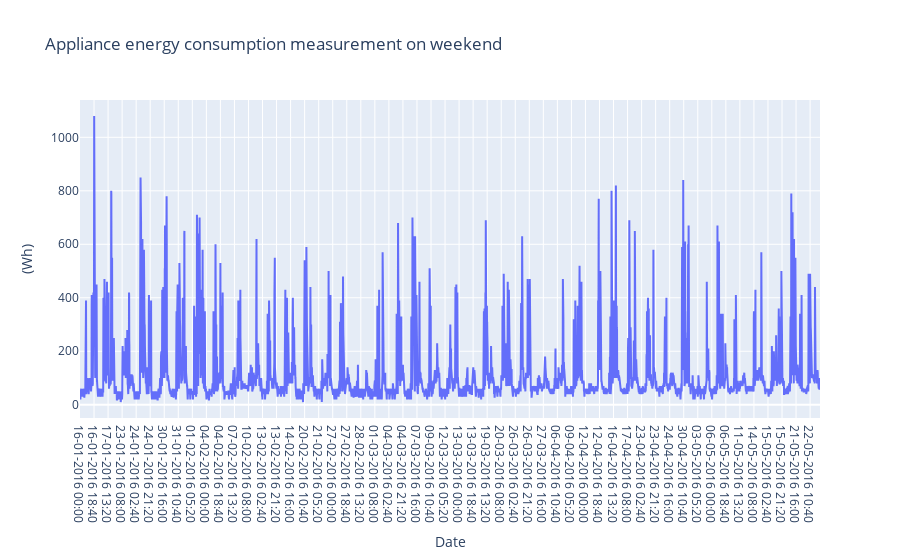

Notebook cell for this chart:
### Code cell
# Find rows with weekday 

temp_weekend =  energydata_complete_df[energydata_complete_df['WEEKDAY'] == 1]

# To understand the timeseries variation of the applaince energy consumption
visData = go.Scatter( x= temp_weekend.date  ,  mode = "lines", y = temp_weekend.Appliances )
layout = go.Layout(title = 'Appliance energy consumption measurement on weekend' , xaxis=dict(title='Date'), yaxis=dict(title='(Wh)'))
fig = go.Figure(data=[visData],layout=layout)

iplot(fig)

### Figure 1 — Plotly figure (JSON) as saved in the notebook; plotly's stock layout.template omitted (floating-point values rounded to 4 significant figures; data arrays with more than 128 entries replaced by an {"elided": "..."} marker saying what was removed)
{"data": [{"y": {"elided": "5904 int values"}, "x": {"elided": "5904 str values"}, "type": "scatter", "mode": "lines"}], "layout": {"yaxis": {"title": {"text": "(Wh)"}}, "xaxis": {"title": {"text": "Date"}}, "title": {"text": "Appliance energy consumption measurement on weekend"}}}
